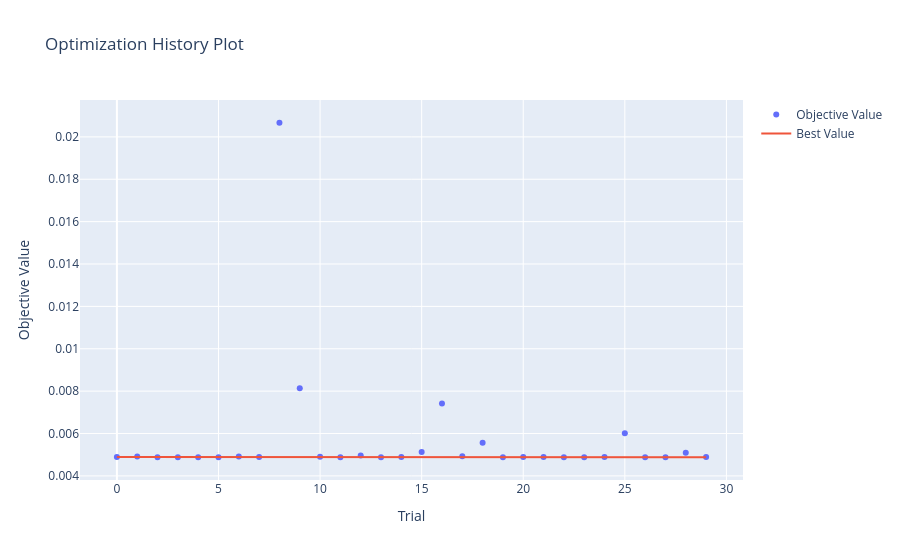
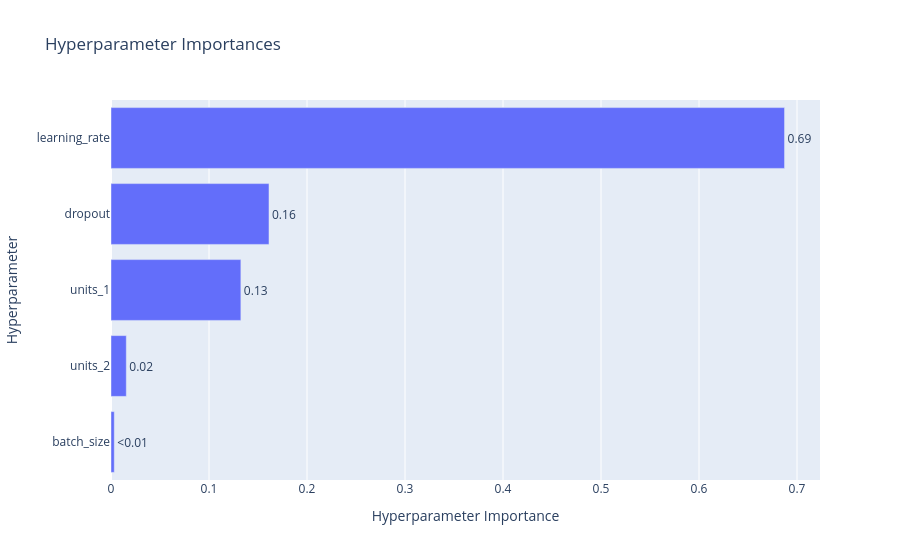
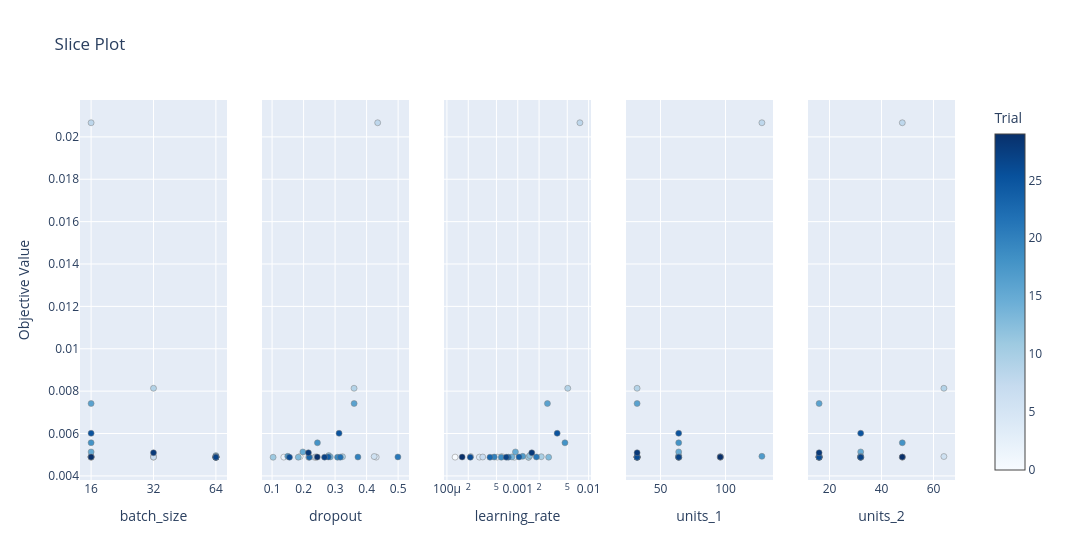

The cell these charts' notebook holds for them, in order:
### Code cell
exibir_graficos_optuna(study)

### Figure 1 — Plotly figure (JSON) as saved in the notebook; plotly's stock layout.template omitted (floating-point values rounded to 4 significant figures)
{"data": [{"mode": "markers", "name": "Objective Value", "type": "scatter", "x": [0, 1, 2, 3, 4, 5, 6, 7, 8, 9, 10, 11, 12, 13, 14, 15, 16, 17, 18, 19, 20, 21, 22, 23, 24, 25, 26, 27, 28, 29], "y": [0.004886, 0.004916, 0.004885, 0.00488, 0.004885, 0.00488, 0.004914, 0.004892, 0.02067, 0.008135, 0.004906, 0.00488, 0.004957, 0.004883, 0.004897, 0.005131, 0.007417, 0.004924, 0.005563, 0.00488, 0.004889, 0.004894, 0.004885, 0.004881, 0.004895, 0.006012, 0.004881, 0.004884, 0.005092, 0.004889]}, {"mode": "lines", "name": "Best Value", "type": "scatter", "x": [0, 1, 2, 3, 4, 5, 6, 7, 8, 9, 10, 11, 12, 13, 14, 15, 16, 17, 18, 19, 20, 21, 22, 23, 24, 25, 26, 27, 28, 29], "y": [0.004886, 0.004886, 0.004885, 0.00488, 0.00488, 0.00488, 0.00488, 0.00488, 0.00488, 0.00488, 0.00488, 0.00488, 0.00488, 0.00488, 0.00488, 0.00488, 0.00488, 0.00488, 0.00488, 0.00488, 0.00488, 0.00488, 0.00488, 0.00488, 0.00488, 0.00488, 0.00488, 0.00488, 0.00488, 0.00488]}, {"marker": {"color": "#cccccc"}, "mode": "markers", "name": "Infeasible Trial", "showlegend": false, "type": "scatter", "x": [], "y": []}], "layout": {"title": {"text": "Optimization History Plot"}, "xaxis": {"title": {"text": "Trial"}}, "yaxis": {"title": {"text": "Objective Value"}}}}

### Figure 2 — Plotly figure (JSON) as saved in the notebook; plotly's stock layout.template omitted (floating-point values rounded to 4 significant figures)
{"data": [{"cliponaxis": false, "hovertemplate": ["batch_size (CategoricalDistribution): 0.0033410169585903287<extra></extra>", "units_2 (IntDistribution): 0.01562670027529388<extra></extra>", "units_1 (IntDistribution): 0.13251744104300436<extra></extra>", "dropout (FloatDistribution): 0.1612148635330604<extra></extra>", "learning_rate (FloatDistribution): 0.6872999781900511<extra></extra>"], "name": "Objective Value", "orientation": "h", "text": ["<0.01", "0.02", "0.13", "0.16", "0.69"], "textposition": "outside", "type": "bar", "x": [0.003341, 0.01563, 0.1325, 0.1612, 0.6873], "y": ["batch_size", "units_2", "units_1", "dropout", "learning_rate"]}], "layout": {"title": {"text": "Hyperparameter Importances"}, "xaxis": {"title": {"text": "Hyperparameter Importance"}}, "yaxis": {"title": {"text": "Hyperparameter"}}}}

### Figure 3 — Plotly figure (JSON) as saved in the notebook; plotly's stock layout.template omitted (floating-point values rounded to 4 significant figures)
{"data": [{"marker": {"color": [0, 3, 6, 8, 10, 15, 16, 18, 25, 29, 1, 4, 7, 9, 28, 2, 5, 11, 12, 13, 14, 17, 19, 20, 21, 22, 23, 24, 26, 27], "colorbar": {"title": {"text": "Trial"}, "x": 1, "xpad": 40}, "colorscale": [[0, "rgb(247,251,255)"], [0.125, "rgb(222,235,247)"], [0.25, "rgb(198,219,239)"], [0.375, "rgb(158,202,225)"], [0.5, "rgb(107,174,214)"], [0.625, "rgb(66,146,198)"], [0.75, "rgb(33,113,181)"], [0.875, "rgb(8,81,156)"], [1, "rgb(8,48,107)"]], "line": {"color": "Grey", "width": 0.5}, "showscale": true}, "mode": "markers", "name": "Feasible Trial", "showlegend": false, "type": "scatter", "x": ["16", "16", "16", "16", "16", "16", "16", "16", "16", "16", "32", "32", "32", "32", "32", "64", "64", "64", "64", "64", "64", "64", "64", "64", "64", "64", "64", "64", "64", "64"], "xaxis": "x", "y": [0.004886, 0.00488, 0.004914, 0.02067, 0.004906, 0.005131, 0.007417, 0.005563, 0.006012, 0.004889, 0.004916, 0.004885, 0.004892, 0.008135, 0.005092, 0.004885, 0.00488, 0.00488, 0.004957, 0.004883, 0.004897, 0.004924, 0.00488, 0.004889, 0.004894, 0.004885, 0.004881, 0.004895, 0.004881, 0.004884], "yaxis": "y"}, {"marker": {"color": [0, 1, 2, 3, 4, 5, 6, 7, 8, 9, 10, 11, 12, 13, 14, 15, 16, 17, 18, 19, 20, 21, 22, 23, 24, 25, 26, 27, 28, 29], "colorbar": {"title": {"text": "Trial"}, "x": 1, "xpad": 40}, "colorscale": [[0, "rgb(247,251,255)"], [0.125, "rgb(222,235,247)"], [0.25, "rgb(198,219,239)"], [0.375, "rgb(158,202,225)"], [0.5, "rgb(107,174,214)"], [0.625, "rgb(66,146,198)"], [0.75, "rgb(33,113,181)"], [0.875, "rgb(8,81,156)"], [1, "rgb(8,48,107)"]], "line": {"color": "Grey", "width": 0.5}, "showscale": false}, "mode": "markers", "name": "Feasible Trial", "showlegend": false, "type": "scatter", "x": [0.2415, 0.1893, 0.1373, 0.2351, 0.4305, 0.2163, 0.4241, 0.2381, 0.4351, 0.3602, 0.3236, 0.1032, 0.2799, 0.1832, 0.2846, 0.1977, 0.3603, 0.1498, 0.2439, 0.3077, 0.3725, 0.4993, 0.3164, 0.2181, 0.2784, 0.3126, 0.1552, 0.2665, 0.2154, 0.2434], "xaxis": "x2", "y": [0.004886, 0.004916, 0.004885, 0.00488, 0.004885, 0.00488, 0.004914, 0.004892, 0.02067, 0.008135, 0.004906, 0.00488, 0.004957, 0.004883, 0.004897, 0.005131, 0.007417, 0.004924, 0.005563, 0.00488, 0.004889, 0.004894, 0.004885, 0.004881, 0.004895, 0.006012, 0.004881, 0.004884, 0.005092, 0.004889], "yaxis": "y2"}, {"marker": {"color": [0, 1, 2, 3, 4, 5, 6, 7, 8, 9, 10, 11, 12, 13, 14, 15, 16, 17, 18, 19, 20, 21, 22, 23, 24, 25, 26, 27, 28, 29], "colorbar": {"title": {"text": "Trial"}, "x": 1, "xpad": 40}, "colorscale": [[0, "rgb(247,251,255)"], [0.125, "rgb(222,235,247)"], [0.25, "rgb(198,219,239)"], [0.375, "rgb(158,202,225)"], [0.5, "rgb(107,174,214)"], [0.625, "rgb(66,146,198)"], [0.75, "rgb(33,113,181)"], [0.875, "rgb(8,81,156)"], [1, "rgb(8,48,107)"]], "line": {"color": "Grey", "width": 0.5}, "showscale": false}, "mode": "markers", "name": "Feasible Trial", "showlegend": false, "type": "scatter", "x": [0.0001305, 0.0005936, 0.0005113, 0.00142, 0.000287, 0.0008959, 0.000216, 0.0003203, 0.007535, 0.005077, 0.002147, 0.001422, 0.001479, 0.002729, 0.0008264, 0.0009276, 0.002623, 0.001174, 0.004634, 0.0005857, 0.0004658, 0.001833, 0.0007355, 0.0004052, 0.001043, 0.003598, 0.0002138, 0.0006881, 0.001578, 0.000164], "xaxis": "x3", "y": [0.004886, 0.004916, 0.004885, 0.00488, 0.004885, 0.00488, 0.004914, 0.004892, 0.02067, 0.008135, 0.004906, 0.00488, 0.004957, 0.004883, 0.004897, 0.005131, 0.007417, 0.004924, 0.005563, 0.00488, 0.004889, 0.004894, 0.004885, 0.004881, 0.004895, 0.006012, 0.004881, 0.004884, 0.005092, 0.004889], "yaxis": "y3"}, {"marker": {"color": [0, 1, 2, 3, 4, 5, 6, 7, 8, 9, 10, 11, 12, 13, 14, 15, 16, 17, 18, 19, 20, 21, 22, 23, 24, 25, 26, 27, 28, 29], "colorbar": {"title": {"text": "Trial"}, "x": 1, "xpad": 40}, "colorscale": [[0, "rgb(247,251,255)"], [0.125, "rgb(222,235,247)"], [0.25, "rgb(198,219,239)"], [0.375, "rgb(158,202,225)"], [0.5, "rgb(107,174,214)"], [0.625, "rgb(66,146,198)"], [0.75, "rgb(33,113,181)"], [0.875, "rgb(8,81,156)"], [1, "rgb(8,48,107)"]], "line": {"color": "Grey", "width": 0.5}, "showscale": false}, "mode": "markers", "name": "Feasible Trial", "showlegend": false, "type": "scatter", "x": [96, 32, 32, 64, 96, 32, 96, 96, 128, 32, 64, 64, 64, 64, 32, 64, 32, 128, 64, 32, 64, 32, 32, 32, 32, 64, 32, 64, 32, 96], "xaxis": "x4", "y": [0.004886, 0.004916, 0.004885, 0.00488, 0.004885, 0.00488, 0.004914, 0.004892, 0.02067, 0.008135, 0.004906, 0.00488, 0.004957, 0.004883, 0.004897, 0.005131, 0.007417, 0.004924, 0.005563, 0.00488, 0.004889, 0.004894, 0.004885, 0.004881, 0.004895, 0.006012, 0.004881, 0.004884, 0.005092, 0.004889], "yaxis": "y4"}, {"marker": {"color": [0, 1, 2, 3, 4, 5, 6, 7, 8, 9, 10, 11, 12, 13, 14, 15, 16, 17, 18, 19, 20, 21, 22, 23, 24, 25, 26, 27, 28, 29], "colorbar": {"title": {"text": "Trial"}, "x": 1, "xpad": 40}, "colorscale": [[0, "rgb(247,251,255)"], [0.125, "rgb(222,235,247)"], [0.25, "rgb(198,219,239)"], [0.375, "rgb(158,202,225)"], [0.5, "rgb(107,174,214)"], [0.625, "rgb(66,146,198)"], [0.75, "rgb(33,113,181)"], [0.875, "rgb(8,81,156)"], [1, "rgb(8,48,107)"]], "line": {"color": "Grey", "width": 0.5}, "showscale": false}, "mode": "markers", "name": "Feasible Trial", "showlegend": false, "type": "scatter", "x": [48, 32, 32, 16, 48, 32, 64, 32, 48, 64, 16, 16, 16, 32, 16, 32, 16, 32, 48, 16, 16, 16, 16, 32, 16, 32, 16, 32, 16, 48], "xaxis": "x5", "y": [0.004886, 0.004916, 0.004885, 0.00488, 0.004885, 0.00488, 0.004914, 0.004892, 0.02067, 0.008135, 0.004906, 0.00488, 0.004957, 0.004883, 0.004897, 0.005131, 0.007417, 0.004924, 0.005563, 0.00488, 0.004889, 0.004894, 0.004885, 0.004881, 0.004895, 0.006012, 0.004881, 0.004884, 0.005092, 0.004889], "yaxis": "y5"}], "layout": {"title": {"text": "Slice Plot"}, "width": 1500, "xaxis": {"anchor": "y", "categoryarray": ["16", "32", "64"], "categoryorder": "array", "domain": [0, 0.168], "title": {"text": "batch_size"}, "type": "category"}, "xaxis2": {"anchor": "y2", "domain": [0.208, 0.376], "title": {"text": "dropout"}}, "xaxis3": {"anchor": "y3", "domain": [0.416, 0.584], "title": {"text": "learning_rate"}, "type": "log"}, "xaxis4": {"anchor": "y4", "domain": [0.624, 0.792], "title": {"text": "units_1"}}, "xaxis5": {"anchor": "y5", "domain": [0.832, 1], "title": {"text": "units_2"}}, "yaxis": {"anchor": "x", "domain": [0, 1], "title": {"text": "Objective Value"}}, "yaxis2": {"anchor": "x2", "domain": [0, 1], "matches": "y", "showticklabels": false}, "yaxis3": {"anchor": "x3", "domain": [0, 1], "matches": "y", "showticklabels": false}, "yaxis4": {"anchor": "x4", "domain": [0, 1], "matches": "y", "showticklabels": false}, "yaxis5": {"anchor": "x5", "domain": [0, 1], "matches": "y", "showticklabels": false}}}
